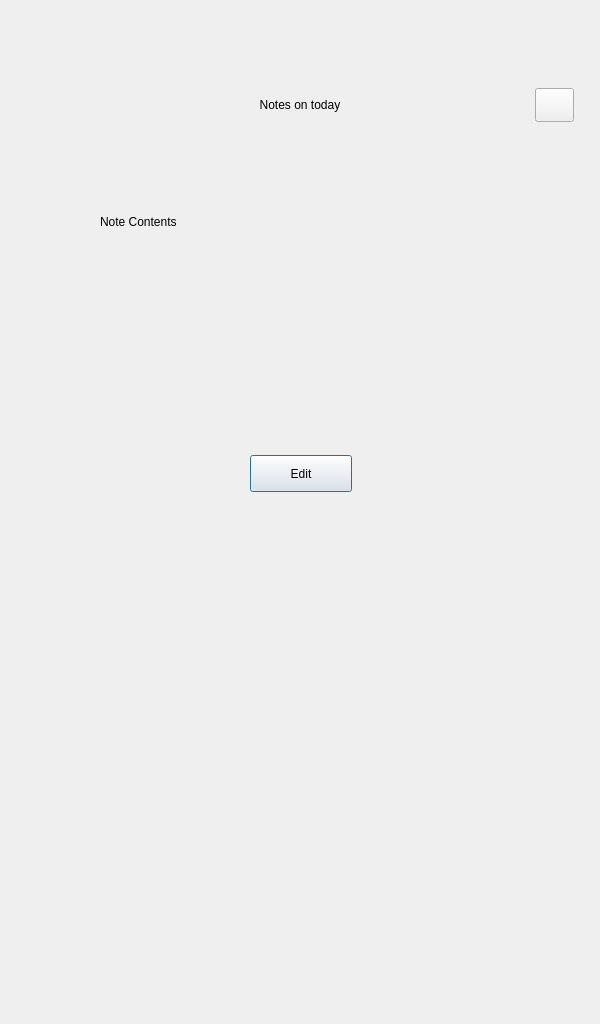
<?xml version="1.0" encoding="UTF-8"?>
<ui version="4.0">
 <class>ViewNoteDialog</class>
 <widget class="QDialog" name="ViewNoteDialog">
  <property name="windowModality">
   <enum>Qt::NonModal</enum>
  </property>
  <property name="geometry">
   <rect>
    <x>0</x>
    <y>0</y>
    <width>600</width>
    <height>1024</height>
   </rect>
  </property>
  <property name="maximumSize">
   <size>
    <width>600</width>
    <height>1024</height>
   </size>
  </property>
  <property name="windowTitle">
   <string>View Note</string>
  </property>
  <property name="styleSheet">
   <string notr="true"/>
  </property>
  <widget class="QLabel" name="lblnoteTopBar">
   <property name="geometry">
    <rect>
     <x>20</x>
     <y>80</y>
     <width>560</width>
     <height>50</height>
    </rect>
   </property>
   <property name="minimumSize">
    <size>
     <width>560</width>
     <height>50</height>
    </size>
   </property>
   <property name="text">
    <string/>
   </property>
  </widget>
  <widget class="QLabel" name="lblAddNoteBg">
   <property name="geometry">
    <rect>
     <x>20</x>
     <y>130</y>
     <width>560</width>
     <height>775</height>
    </rect>
   </property>
   <property name="maximumSize">
    <size>
     <width>560</width>
     <height>775</height>
    </size>
   </property>
   <property name="styleSheet">
    <string notr="true"/>
   </property>
   <property name="text">
    <string/>
   </property>
   <property name="alignment">
    <set>Qt::AlignBottom|Qt::AlignHCenter</set>
   </property>
   <property name="indent">
    <number>0</number>
   </property>
  </widget>
  <widget class="QLabel" name="m_ptr_notes_on_today_label">
   <property name="geometry">
    <rect>
     <x>0</x>
     <y>80</y>
     <width>600</width>
     <height>50</height>
    </rect>
   </property>
   <property name="maximumSize">
    <size>
     <width>600</width>
     <height>16777215</height>
    </size>
   </property>
   <property name="text">
    <string>Notes on today</string>
   </property>
   <property name="alignment">
    <set>Qt::AlignCenter</set>
   </property>
  </widget>
  <widget class="QPushButton" name="m_ptr_edit_push_button">
   <property name="geometry">
    <rect>
     <x>250</x>
     <y>455</y>
     <width>102</width>
     <height>37</height>
    </rect>
   </property>
   <property name="text">
    <string>Edit</string>
   </property>
  </widget>
  <widget class="QLabel" name="m_ptr_text_label">
   <property name="geometry">
    <rect>
     <x>100</x>
     <y>215</y>
     <width>415</width>
     <height>230</height>
    </rect>
   </property>
   <property name="text">
    <string>Note Contents</string>
   </property>
   <property name="alignment">
    <set>Qt::AlignLeading|Qt::AlignLeft|Qt::AlignTop</set>
   </property>
   <property name="wordWrap">
    <bool>true</bool>
   </property>
  </widget>
  <widget class="QPushButton" name="m_ptr_close_edit_push_button">
   <property name="geometry">
    <rect>
     <x>535</x>
     <y>88</y>
     <width>39</width>
     <height>34</height>
    </rect>
   </property>
   <property name="text">
    <string/>
   </property>
  </widget>
  <widget class="QLabel" name="lblwindowBg">
   <property name="geometry">
    <rect>
     <x>0</x>
     <y>0</y>
     <width>600</width>
     <height>1024</height>
    </rect>
   </property>
   <property name="text">
    <string/>
   </property>
  </widget>
  <zorder>lblwindowBg</zorder>
  <zorder>lblnoteTopBar</zorder>
  <zorder>lblAddNoteBg</zorder>
  <zorder>m_ptr_notes_on_today_label</zorder>
  <zorder>m_ptr_edit_push_button</zorder>
  <zorder>m_ptr_text_label</zorder>
  <zorder>m_ptr_close_edit_push_button</zorder>
 </widget>
 <resources/>
 <connections/>
</ui>
